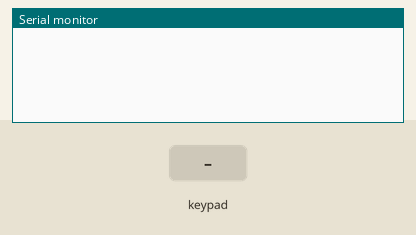
This sketch was run on a simulated ESP32. Shown: the last lines printed to the serial monitor. The inputs (shaded band) are chosen by the test bench.

Above: at 1.2 s.
1.3 s: key '1' pressed
At 2.5 s:
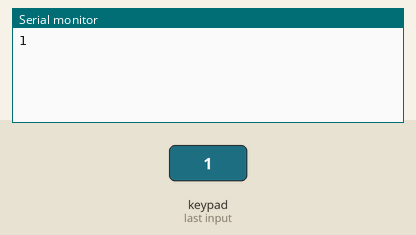
2.8 s: key 'a' pressed
At 3.7 s:
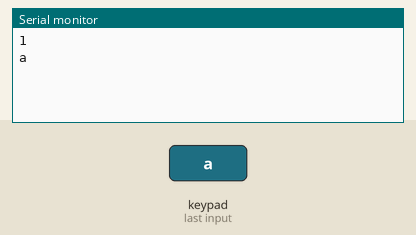
4.3 s: key 'b' pressed
At 5.1 s:
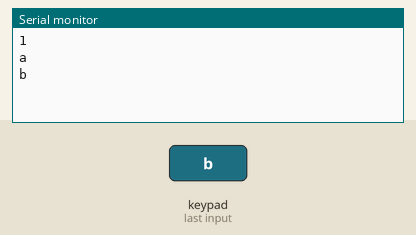
5.8 s: key 'c' pressed
At 7.0 s:
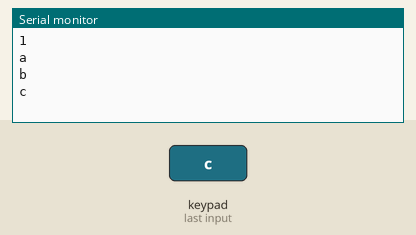
7.3 s: key 'd' pressed
At 8.3 s:
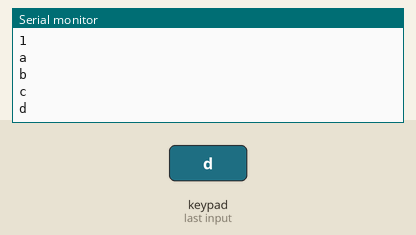
8.8 s: key 'e' pressed
At 9.7 s:
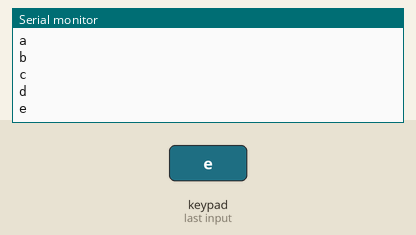

The sketch:

ESP32_Keypad001.ino
```cpp
#include "Keypad.h"
#define ROWS 4
#define COLS 4

char keys[ROWS][COLS] =
{
  {'1', '2', '3', '4'},
  {'5', '6', '7', '8'},
  {'9', '0', 'a', 'b'},
  {'c', 'd', 'e', 'f'}
};

byte rowPins[] = {18,  5, 10,  9}; // Row1, Row2, Row3, Row4
byte colPins[] = {23, 19, 22, 21}; // Col1, Col2, Col3, Col4

Keypad myKeypad = Keypad(makeKeymap(keys), rowPins, colPins, ROWS, COLS);

void setup() {
  Serial.begin(9600);
}

void loop() {
  char keyPressed = myKeypad.getKey();
  if(keyPressed != NO_KEY)
    Serial.println(keyPressed);
}
```

Measured:
- after the input at 1.3 s, the serial monitor: prints a new line at once (image 1)
- after the input at 2.8 s, the serial monitor: prints a new line at once (image 2)
- after the input at 4.3 s, the serial monitor: prints a new line at once (image 3)
- after the input at 5.8 s, the serial monitor: prints a new line at once (image 4)
- after the input at 7.3 s, the serial monitor: prints a new line at once (image 5)
- after the input at 8.8 s, the serial monitor: prints a new line at once (image 6)
